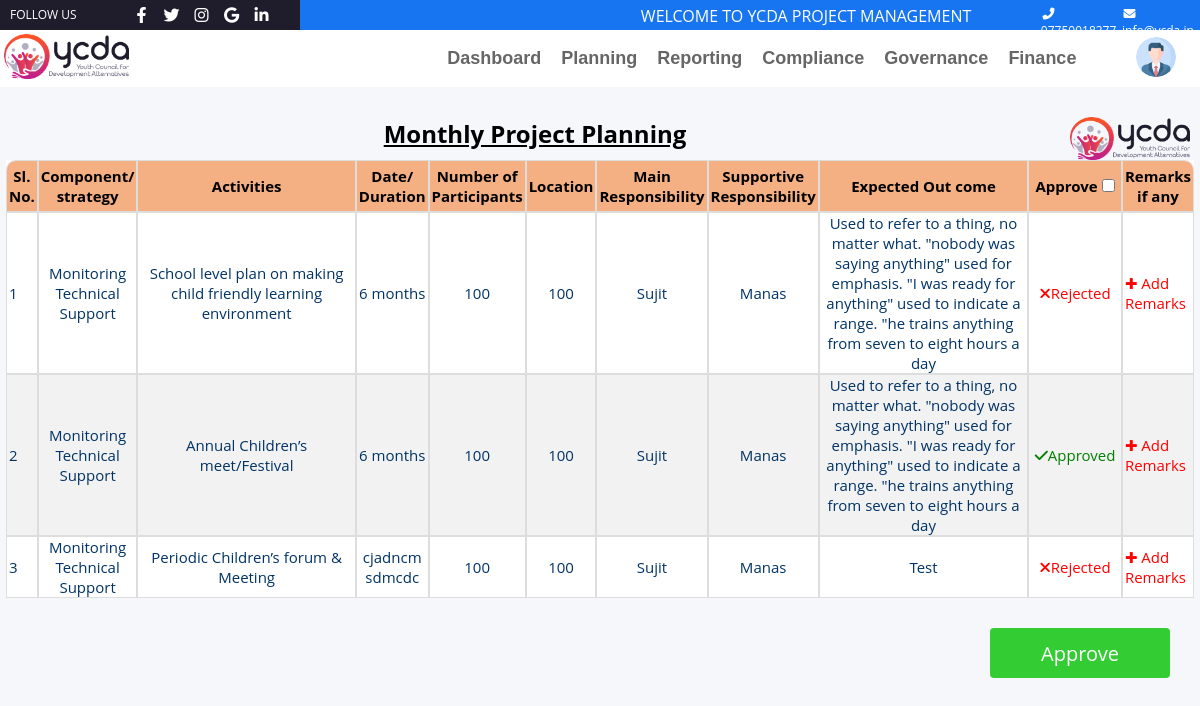
Screenshot of /ycda/ceo-plan/1/ (signed in) with the database file from the repository.
### myAPP/models.py (models this page shows, shortened)
class Month_Plan(models.Model):
 month=models.IntegerField()
 year=models.IntegerField()
 activity_id= models.ForeignKey("Dip_Activities", on_delete=models.CASCADE)
 strategy = models.CharField(max_length=200)
 duration= models.CharField(max_length=200)
 no_Of_Participants=models.CharField(max_length=200)
 location_Of_Activity=models.CharField(max_length=200)
 main_Responsibility=models.CharField(max_length=200)
 supportive_Responsibility=models.CharField(max_length=200)
 result_Expected=models.CharField(max_length=200)
 plan_remarks=models.CharField(max_length=200,null=True,blank=True)
 report_remarks=models.CharField(max_length=200,null=True,blank=True)
 achievements=models.CharField(max_length=200,null=True,blank=True)
 highlights=models.CharField(max_length=200,null=True,blank=True)
 backlog_justification=models.CharField(max_length=200,null=True,blank=True)
 is_plan_submited = models.BooleanField(default=False)
 is_plan_approved = models.BooleanField(default=False)
 is_plan_rejected = models.BooleanField(default=False)
 is_report_submited = models.BooleanField(default=False)
 is_report_approved = models.BooleanField(default=False)
 is_report_rejected = models.BooleanField(default=False)
 created_at = models.DateTimeField('created at', auto_now_add=True)
 updated_at = models.DateTimeField('updated at', auto_now=True)

class Dip_Activities(models.Model):
   project_detail_id= models.ForeignKey("DIP_details", on_delete=models.CASCADE)
   activity_name = models.CharField(max_length=200)
   objectives = models.CharField(max_length=200)
   target_participants = models.CharField(max_length=200,null=True)
   coverage = models.CharField(max_length=200,null=True)
   duration = models.CharField(max_length=200,null=True)
   dip_remarks=models.CharField(max_length=200,null=True,blank=True)
   am_remarks=models.CharField(max_length=200,null=True,blank=True)
   is_dip_submited = models.BooleanField(default=False)
   is_dip_approved = models.BooleanField(default=False)
   is_dip_rejected = models.BooleanField(default=False)
   is_am_submited = models.BooleanField(default=False)
   is_am_approved = models.BooleanField(default=False)
   is_am_rejected = models.BooleanField(default=False)
   created_at = models.DateTimeField('created at', auto_now_add=True)
   updated_at = models.DateTimeField('updated at', auto_now=True)

### myAPP/decorators.py (the view)
	def wrapper_function(request, *args, **kwargs):
		group = None
		if request.user.groups.exists():
			group = request.user.groups.all()[0].name
		if group == 'Project Manager':
			return redirect('myAPP:login')
		if group == 'CEO':
			return view_func(request, *args, **kwargs)

### myAPP/views.py (called while the page is built, shortened)
def user_belongs_to_group(user, group_name):
    try:
        group = Group.objects.get(name=group_name)
    except Group.DoesNotExist:
        return False
    return user.groups.filter(name=group_name).exists()

@login_required(login_url='login')
@admin_only
def ceoplanapproval(request,pk):
    user=0
    if user_belongs_to_group(request.user,'Project Manager'):
      user = 1
    else:
      user = 0
    project = get_object_or_404(Project_DIP, id=pk)
    projects = Project_DIP.objects.all()
    month = datetime.today()
    Plans = Month_Plan.objects.filter(activity_id__project_detail_id__project_id = project)
    context= {
        'project':project,
        'projects':projects,
        'Plans' : Plans,
        'month':month,
        'user': user
        }
    return render(request,'myAPP/ceo-plan.html', context)

### myAPP/templates/myAPP/ceo-plan.html (shortened to what this page needs)
{% extends 'myAPP/user_nav.html' %}
{% load static %}
{% block content %}
<div style='margin-top:30px'>
	<img src="{% static 'images\main-logo.png' %}" style='float:right;margin-right: 10px;width:10%'>
  <center><h2 style='font-family:"Calibri", sans-serif;'><u>Monthly Project Planning</u></h2></center>
    <form method="POST">
        <table id="customers">
            <thead>
                <tr>
                    <th style="width:5px">Sl. No.</th>
                    <th style="width:100px;text-align:center;">Component/ strategy</th>
                    <th style="width:25%;text-align:center;">Activities</th>
                    <th style="width:10px;text-align:center;">Date/ Duration</th>
                    <th style="width:20px;text-align:center;">Number of Participants</th>
                    <th style="width:20px;text-align:center;">Location</th>
                    <th style="width:15px;text-align:center;">Main Responsibility</th>
                    <th style="width:15px;text-align:center;">Supportive Responsibility</th>
                    <th style="width:25%;text-align:center;">Expected Out come</th>
                    <th style='text-align:center;width:9%'>Approve <input type="checkbox" id="select-all-checkboxs"></th>
                    <th style='text-align:center;'>Remarks if any</th>
                </tr>
            </thead>
            <tbody>
                {% for x in Plans %}
                {% if x.is_plan_submited == 1 or x.is_plan_rejected == 1 %}
                <tr>
                    <td>{{ forloop.counter }}</td>
                    <td style='text-align:center;'>{{ x.strategy }}</td>
                    <td style='text-align:center;'>{{ x.activity_id.activity_name }}</td>
                    <td style='text-align:center;'>{{ x.duration }}</td>
                    <td style='text-align:center;'>{{ x.no_Of_Participants }}</td>
                    <td style='text-align:center;'>{{ x.location_Of_Activity }}</td>
                    <td style='text-align:center;'>{{ x.main_Responsibility }}</td>
                    <td style='text-align:center;'>{{ x.supportive_Responsibility }}</td>
                    <td style="text-align:center;">{{ x.result_Expected }}</td>
                    {% if x.is_plan_approved == 1 and x.is_plan_rejected == 0 %}
                    <td style="color:Green;text-align:center;"><i class="fa-solid fa-check"></i>Approved</td>
                    {% elif x.is_plan_approved == 0 and x.is_plan_rejected == 1 %}
                    <td style="color:red;text-align:center;"><i class="fa-solid fa-xmark"></i>Rejected</td>
                    {% else %}
                    <td style="text-align:center">
                    <input type="checkbox" name="selected_activities" value="{{ x.id }}">
                    </td>
                    {% endif %}
                    <td onclick="window.location='{% url 'myAPP:ceo_plan_remark' x.id %}';" style="color:red;cursor: pointer;">&#10010; Add Remarks</td>
                </tr>
                {% endif %}
                {% endfor %}
            </tbody>
        </table>
        <button type="submit" class="button" style="background-color: #33cc33; float:right;width:15%;" name="form1_submit">Approve</button>
    </form>
</div>
{% endblock %}

### myAPP/templates/myAPP/ceo-plan.html (style rules this page uses)
.button { border-radius: 4px; background-color: #6699ff; border: none; color: #FFFFFF; text-align: center; font-size: 20px; width: 80%; height: 50px; transition: all 0.5s; cursor: pointer; margin: 30px; position: sticky; background-color: #33cc33; }
#customers { font-family: Arial, Helvetica, sans-serif; border-collapse: separate; border-spacing: 0; overflow: hidden; width: 99%; margin: 0 auto; background-color: #fff; }
#customers thead tr:first-child th:first-child { border-top-left-radius: 10px; }
#customers thead tr:first-child th:last-child { border-top-right-radius: 10px; }
#customers td, #customers th { border: 1px solid #ddd; padding-left: 2px; padding-right: 2px; font-size: 15px; }
#customers td { color:#003366; }
#customers tr:nth-child(even) { background-color: #f2f2f2; }
#customers th { padding-top: 5px; padding-bottom: 5px; background-color: #f4b083; color: black; text-align: center; }

### rows the page displays
Month_Plan: strategy "Monitoring Technical Support", activity_id.activity_name "School level plan on making child friendly learning environment", duration "6 months", no_Of_Participants "100", location_Of_Activity "100", main_Responsibility "Sujit", supportive_Responsibility "Manas", result_Expected "Used to refer to a thing, no matter what. \"nobody was saying anything\" used for emphasis. \"I was ready for anything\" used to indicate a range. \"he trains anything from seven to eight hours a day", is_plan_approved False (drawn)
Month_Plan: strategy "Monitoring Technical Support", activity_id.activity_name "Annual Children’s meet/Festival", duration "6 months", no_Of_Participants "100", location_Of_Activity "100", main_Responsibility "Sujit", supportive_Responsibility "Manas", result_Expected "Used to refer to a thing, no matter what. \"nobody was saying anything\" used for emphasis. \"I was ready for anything\" used to indicate a range. \"he trains anything from seven to eight hours a day", is_plan_approved True (drawn)
Month_Plan: strategy "Monitoring Technical Support", activity_id.activity_name "Periodic Children’s forum & Meeting", duration "cjadncm sdmcdc", no_Of_Participants "100", location_Of_Activity "100", main_Responsibility "Sujit", supportive_Responsibility "Manas", result_Expected "Test", is_plan_approved False (drawn)
